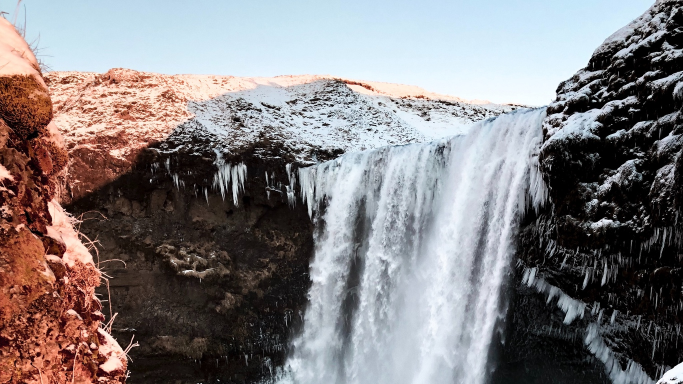
#> input picture image.jpg, 1366 x 768 px (shown at 1/2 size)
$ python main.py
#> lines starting #> are read from the running program, lines starting #| are printed output that depends on the picture; after the words box and inside, x2 and y2 are one past the last pixel; in counts of white or black regions, pixels touching at a corner belong together
#> further down, image is the input picture: shape (768, 1366, 3); mean B, G, R 127.5, 125.9, 130.4
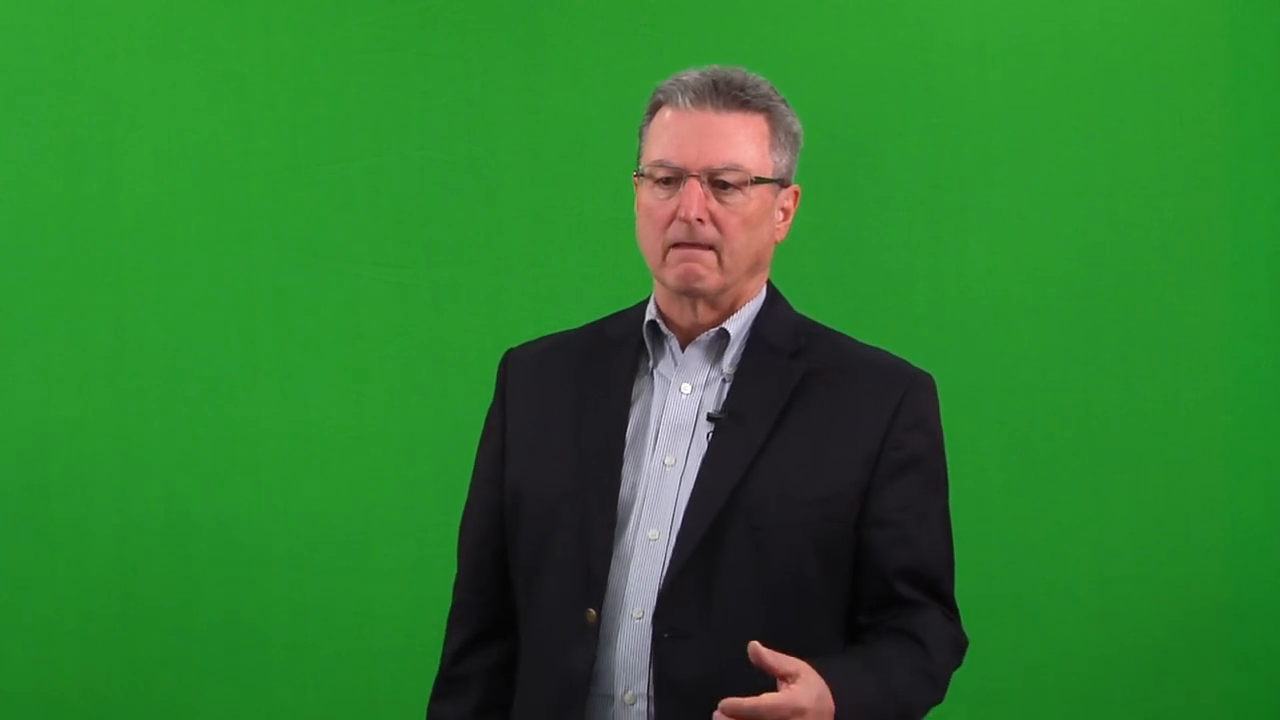
#> input picture frame 38 of videos/video.mp4, 1280 x 720 px
#> in process, frame is the input picture: shape (720, 1280, 3); mean B, G, R 45.7, 123.6, 45.7
import cv2
import numpy as np


def width(video):
    return round(video.get(3))


def height(video):
    return round(video.get(4))


def format_background(video, image):
    return image[:height(video), :width(video)]


def hue_lightness_saturation(frame):
    frame = cv2.cvtColor(frame, cv2.COLOR_BGR2HLS)
#> frame: shape (720, 1280, 3); mean of channels 0, 1, 2 70.4, 84.8, 121
    hue = cv2.inRange(frame[:, :, 0], 40, 75)
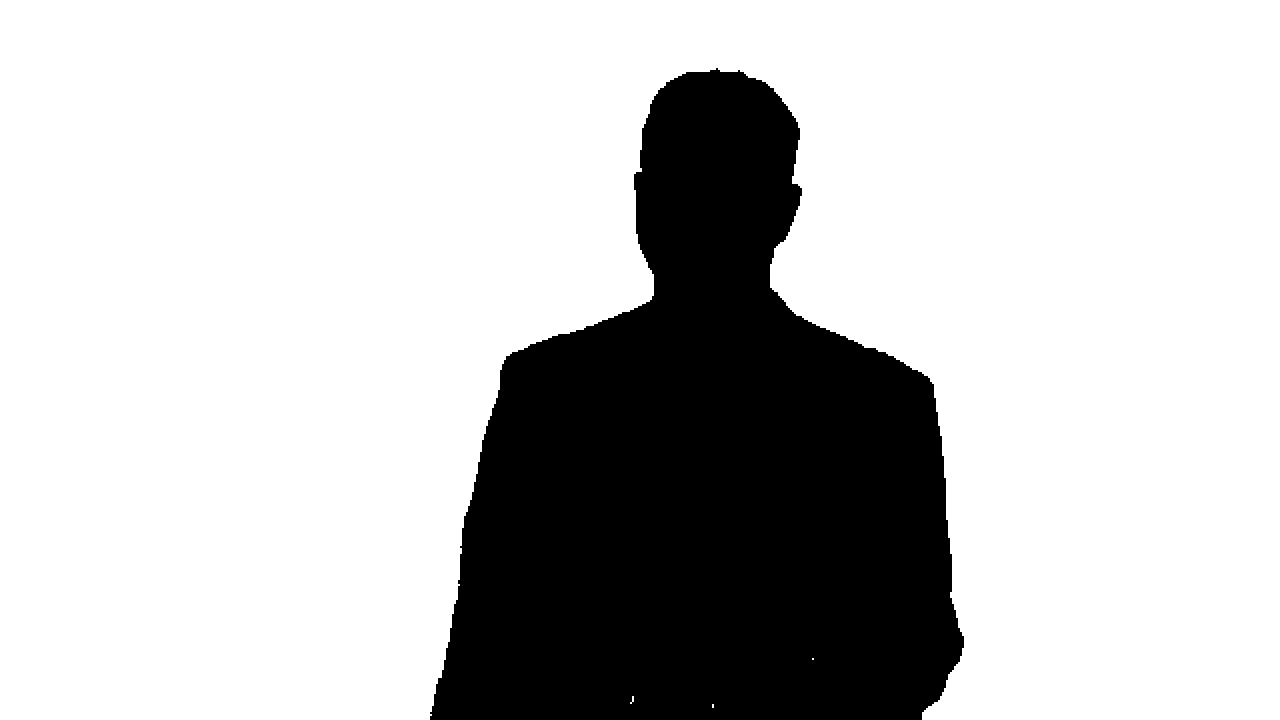
#> hue: shape (720, 1280); 76.1% white; 1 black region, box (x1, y1, x2, y2) and area: (430, 68, 964, 720) 219856
    return frame, hue


def apply_mask(frame, hue):
    mask = np.zeros(frame.shape, dtype=np.uint8)
    mask[:, :, 0] = hue
    mask[:, :, 1] = hue
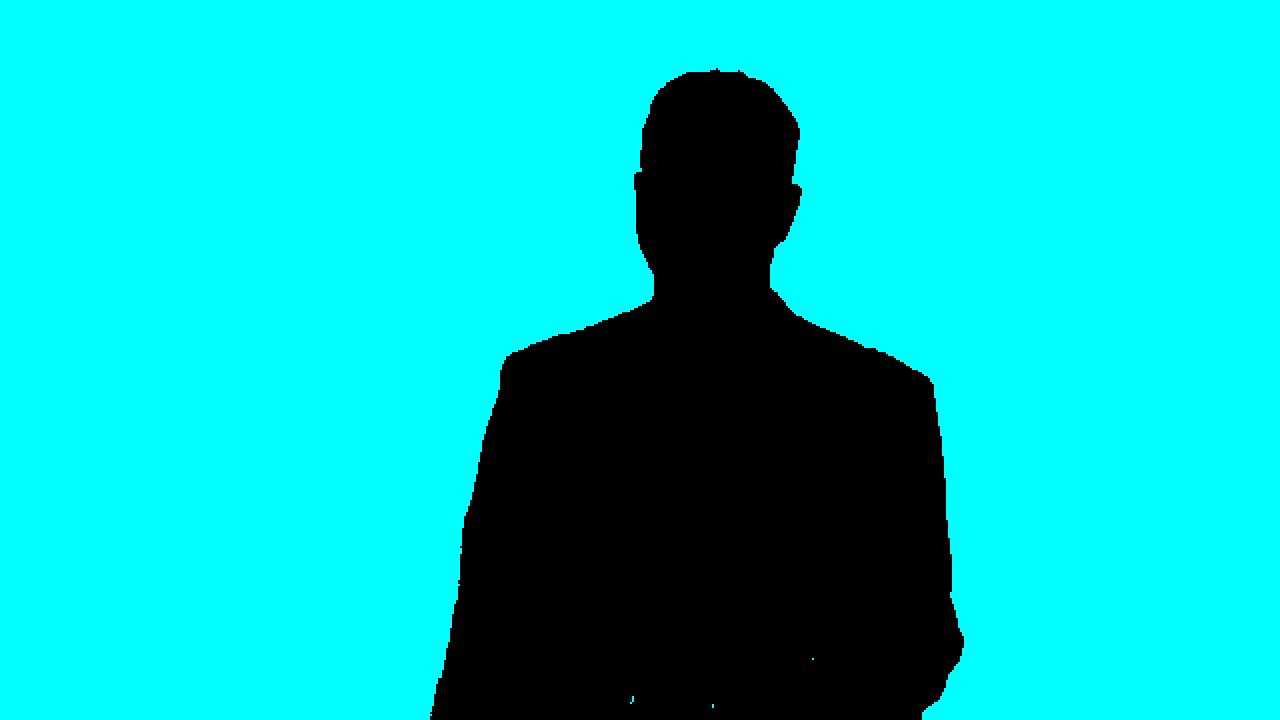
#> mask: shape (720, 1280, 3); mean of channels 0, 1, 2 194.2, 194.2, 0; drawn as B, G, R
    mask[:, :, 2] = hue
    return cv2.GaussianBlur(mask, (11, 11), 0)


def treatment(frame):
    hls_frame, hue = hue_lightness_saturation(frame)
    return apply_mask(hls_frame, hue)


def negative_frame(frame):
    return cv2.bitwise_not(frame)


def background_frame(background, frame):
    return cv2.bitwise_and(background, frame)


def join(background, image, frame):
    without_character = negative_frame(image)
    background = background_frame(background, image)
    character = cv2.bitwise_and(frame, without_character)
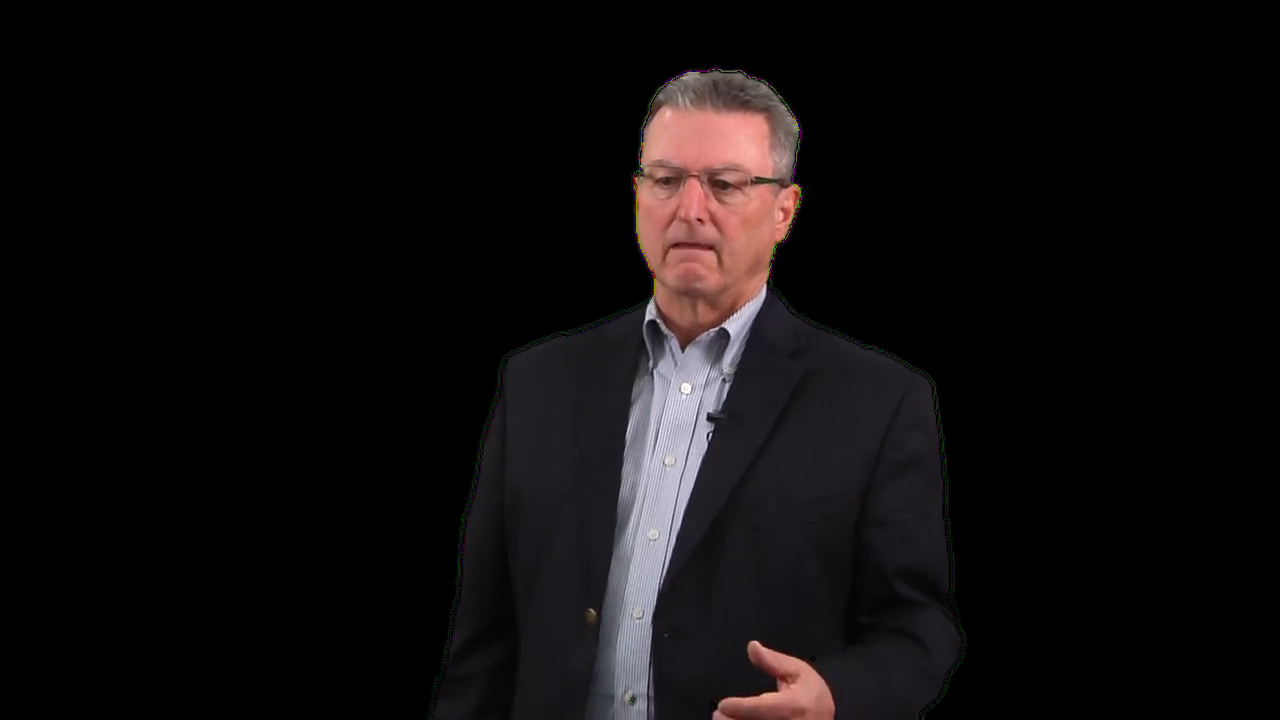
#> character: shape (720, 1280, 3); mean B, G, R 13.6, 12.9, 15.7
    return cv2.add(background, character)
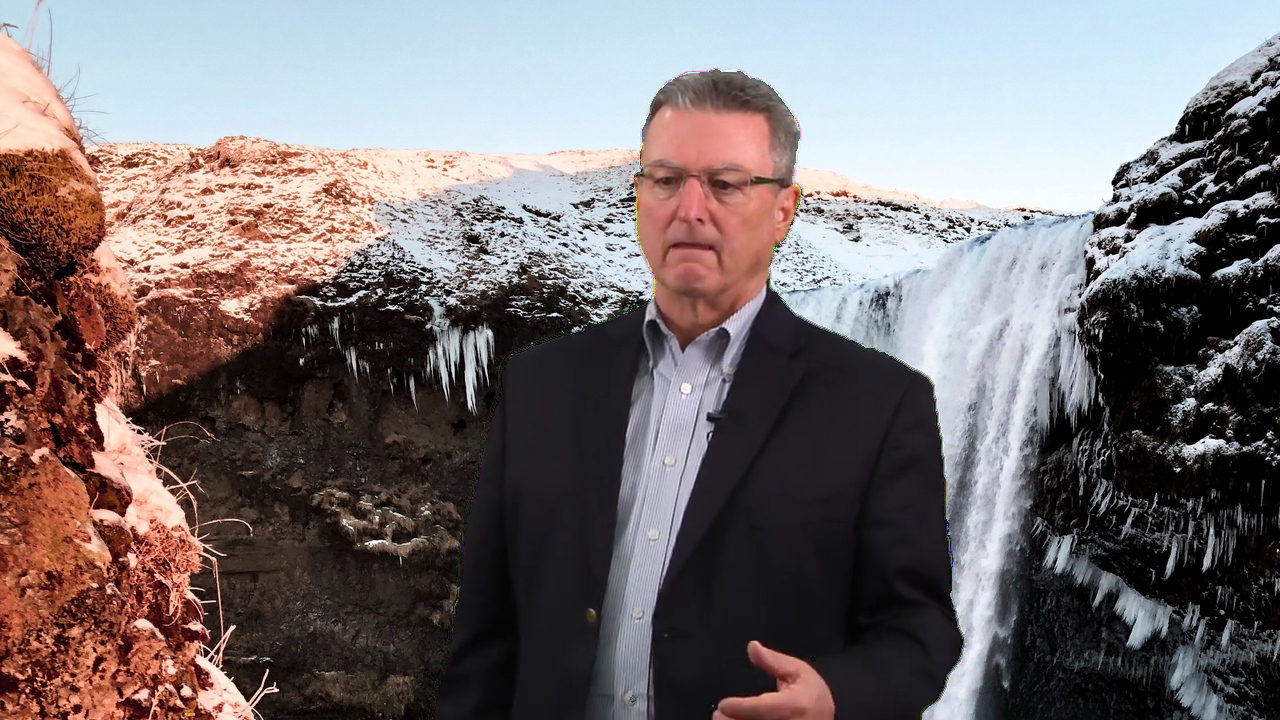
#> returned value: shape (720, 1280, 3); mean of channels 0, 1, 2 112, 111, 119.5; drawn as B, G, R


def process(video, image):
    while True:
        _, frame = video.read()
        frame = join(format_background(video, image), treatment(frame), frame)
        cv2.imshow('Processed video', frame)
        if cv2.waitKey(25) & 0xFF == ord('q'):  # ESC
#> (key q is pressed here)
            break


if __name__ == "__main__":
    # TODO - receber imagem via parâmetro
    image = cv2.imread("image.jpg")
    # TODO - receber vídeo via parâmetro
    video = cv2.VideoCapture('videos/video.mp4')
    process(video, image)
    cv2.waitKey()
    cv2.destroyAllWindows()
